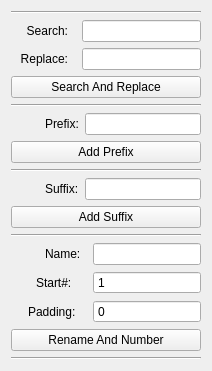
      <widget class="QWidget" name="rename_tab">
       <attribute name="title">
        <string>改名工具</string>
       </attribute>
       <layout class="QGridLayout" name="gridLayout_14">
        <item row="0" column="0">
         <widget class="Line" name="searchreplace_line_4">
          <property name="orientation">
           <enum>Qt::Horizontal</enum>
          </property>
         </widget>
        </item>
        <item row="1" column="0">
         <layout class="QGridLayout" name="gridLayout_4">
          <item row="0" column="1">
           <widget class="QLabel" name="search_Label">
            <property name="text">
             <string>Search:</string>
            </property>
            <property name="textFormat">
             <enum>Qt::AutoText</enum>
            </property>
            <property name="scaledContents">
             <bool>false</bool>
            </property>
            <property name="alignment">
             <set>Qt::AlignRight|Qt::AlignTrailing|Qt::AlignVCenter</set>
            </property>
            <property name="wordWrap">
             <bool>false</bool>
            </property>
            <property name="margin">
             <number>1</number>
            </property>
            <property name="indent">
             <number>2</number>
            </property>
            <property name="openExternalLinks">
             <bool>false</bool>
            </property>
            <property name="textInteractionFlags">
             <set>Qt::NoTextInteraction</set>
            </property>
           </widget>
          </item>
          <item row="1" column="1">
           <widget class="QLabel" name="replace_Label">
            <property name="text">
             <string>Replace:</string>
            </property>
            <property name="textFormat">
             <enum>Qt::AutoText</enum>
            </property>
            <property name="scaledContents">
             <bool>false</bool>
            </property>
            <property name="alignment">
             <set>Qt::AlignRight|Qt::AlignTrailing|Qt::AlignVCenter</set>
            </property>
            <property name="wordWrap">
             <bool>false</bool>
            </property>
            <property name="margin">
             <number>1</number>
            </property>
            <property name="indent">
             <number>2</number>
            </property>
            <property name="openExternalLinks">
             <bool>false</bool>
            </property>
            <property name="textInteractionFlags">
             <set>Qt::NoTextInteraction</set>
            </property>
           </widget>
          </item>
          <item row="1" column="3">
           <widget class="QLineEdit" name="replace_lineEdit"/>
          </item>
          <item row="0" column="3">
           <widget class="QLineEdit" name="search_lineEdit">
            <property name="frame">
             <bool>true</bool>
            </property>
            <property name="echoMode">
             <enum>QLineEdit::Normal</enum>
            </property>
            <property name="cursorMoveStyle">
             <enum>Qt::LogicalMoveStyle</enum>
            </property>
            <property name="clearButtonEnabled">
             <bool>false</bool>
            </property>
           </widget>
          </item>
          <item row="2" column="0" colspan="4">
           <widget class="QPushButton" name="replacename_pushButton">
            <property name="toolTip">
             <string>查找并替换重命名选中的物体</string>
            </property>
            <property name="text">
             <string>Search And Replace</string>
            </property>
           </widget>
          </item>
          <item row="0" column="0" rowspan="2">
           <widget class="Line" name="searchreplace_line_2">
            <property name="enabled">
             <bool>true</bool>
            </property>
            <property name="frameShadow">
             <enum>QFrame::Raised</enum>
            </property>
            <property name="lineWidth">
             <number>0</number>
            </property>
            <property name="orientation">
             <enum>Qt::Vertical</enum>
            </property>
           </widget>
          </item>
         </layout>
        </item>
        <item row="2" column="0">
         <widget class="Line" name="searchreplace_line">
          <property name="orientation">
           <enum>Qt::Horizontal</enum>
          </property>
         </widget>
        </item>
        <item row="3" column="0">
         <layout class="QGridLayout" name="gridLayout_5">
          <item row="0" column="1">
           <widget class="QLabel" name="prefix_label">
            <property name="toolTipDuration">
             <number>-1</number>
            </property>
            <property name="text">
             <string>Prefix:</string>
            </property>
            <property name="indent">
             <number>25</number>
            </property>
           </widget>
          </item>
          <item row="0" column="2">
           <widget class="QLineEdit" name="prefix_lineEdit"/>
          </item>
          <item row="0" column="0">
           <widget class="Line" name="prefix_line">
            <property name="enabled">
             <bool>true</bool>
            </property>
            <property name="frameShadow">
             <enum>QFrame::Raised</enum>
            </property>
            <property name="lineWidth">
             <number>0</number>
            </property>
            <property name="orientation">
             <enum>Qt::Vertical</enum>
            </property>
           </widget>
          </item>
          <item row="1" column="0" colspan="3">
           <widget class="QPushButton" name="addPrefix_pushButton">
            <property name="toolTip">
             <string>为选中的所有物体添加前缀</string>
            </property>
            <property name="text">
             <string>Add Prefix</string>
            </property>
           </widget>
          </item>
         </layout>
        </item>
        <item row="4" column="0">
         <widget class="Line" name="searchreplace_line_5">
          <property name="orientation">
           <enum>Qt::Horizontal</enum>
          </property>
         </widget>
        </item>
        <item row="5" column="0">
         <layout class="QGridLayout" name="gridLayout_6">
          <item row="0" column="0">
           <widget class="Line" name="suffix_line">
            <property name="enabled">
             <bool>true</bool>
            </property>
            <property name="frameShadow">
             <enum>QFrame::Raised</enum>
            </property>
            <property name="lineWidth">
             <number>0</number>
            </property>
            <property name="orientation">
             <enum>Qt::Vertical</enum>
            </property>
           </widget>
          </item>
          <item row="0" column="1">
           <widget class="QLabel" name="suffix_Label">
            <property name="toolTipDuration">
             <number>-1</number>
            </property>
            <property name="text">
             <string>Suffix:</string>
            </property>
            <property name="indent">
             <number>25</number>
            </property>
           </widget>
          </item>
          <item row="0" column="2">
           <widget class="QLineEdit" name="suffix_lineEdit"/>
          </item>
          <item row="1" column="0" colspan="3">
           <widget class="QPushButton" name="addSuffix_pushButton">
            <property name="toolTip">
             <string>为选中的所有物体添加后缀</string>
            </property>
            <property name="text">
             <string>Add Suffix</string>
            </property>
           </widget>
          </item>
         </layout>
        </item>
        <item row="6" column="0">
         <widget class="Line" name="searchreplace_line_7">
          <property name="orientation">
           <enum>Qt::Horizontal</enum>
          </property>
         </widget>
        </item>
        <item row="7" column="0">
         <layout class="QGridLayout" name="gridLayout_13">
          <item row="0" column="1">
           <widget class="QLabel" name="rename_label">
            <property name="toolTipDuration">
             <number>-1</number>
            </property>
            <property name="text">
             <string>Name:</string>
            </property>
            <property name="indent">
             <number>25</number>
            </property>
           </widget>
          </item>
          <item row="0" column="3">
           <widget class="QLineEdit" name="rename_lineEdit"/>
          </item>
          <item row="3" column="0" colspan="4">
           <widget class="QPushButton" name="rename_pushButton">
            <property name="toolTip">
             <string>重命名所有选中的物体</string>
            </property>
            <property name="text">
             <string>Rename And Number</string>
            </property>
           </widget>
          </item>
          <item row="1" column="1">
           <widget class="QLabel" name="startNum_label">
            <property name="toolTipDuration">
             <number>-1</number>
            </property>
            <property name="text">
             <string>Start#:</string>
            </property>
            <property name="indent">
             <number>16</number>
            </property>
           </widget>
          </item>
          <item row="2" column="1">
           <widget class="QLabel" name="paddingNum_label">
            <property name="toolTipDuration">
             <number>-1</number>
            </property>
            <property name="text">
             <string>Padding:</string>
            </property>
            <property name="indent">
             <number>8</number>
            </property>
           </widget>
          </item>
          <item row="0" column="0" rowspan="3">
           <widget class="Line" name="rename_line">
            <property name="enabled">
             <bool>true</bool>
            </property>
            <property name="frameShadow">
             <enum>QFrame::Raised</enum>
            </property>
            <property name="lineWidth">
             <number>0</number>
            </property>
            <property name="orientation">
             <enum>Qt::Vertical</enum>
            </property>
           </widget>
          </item>
          <item row="2" column="3">
           <widget class="QSpinBox" name="paddingNum_spinBox">
            <property name="buttonSymbols">
             <enum>QAbstractSpinBox::NoButtons</enum>
            </property>
           </widget>
          </item>
          <item row="1" column="3">
           <widget class="QSpinBox" name="startNum_spinBox">
            <property name="buttonSymbols">
             <enum>QAbstractSpinBox::NoButtons</enum>
            </property>
            <property name="value">
             <number>1</number>
            </property>
           </widget>
          </item>
         </layout>
        </item>
        <item row="8" column="0">
         <widget class="Line" name="searchreplace_line_9">
          <property name="orientation">
           <enum>Qt::Horizontal</enum>
          </property>
         </widget>
        </item>
       </layout>
      </widget>
